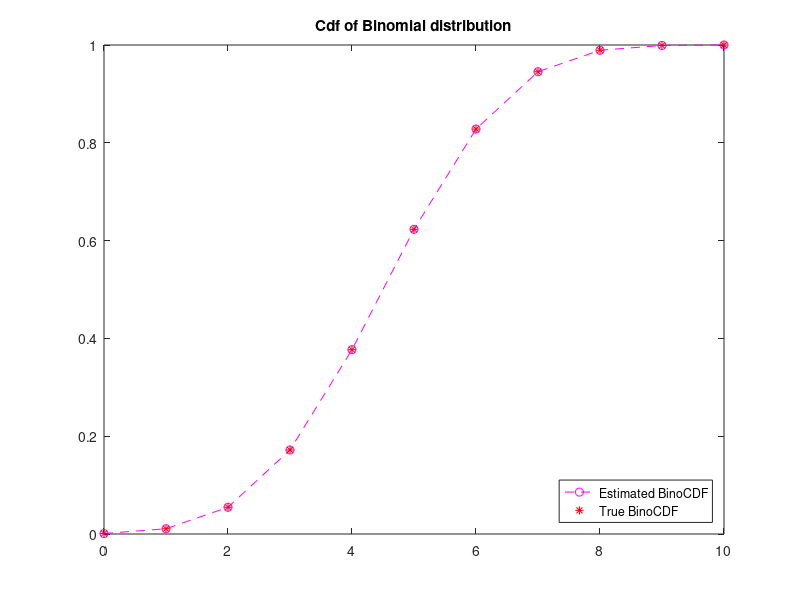

MATLAB code for this plot: (Note: this script raises an error after producing the figure.)
%AUTHOR: ISAAC ODURO
%MATH441
%PROJECT 3

%THE CODES BELOW STIMULATE THE DISCRETE AND CONTINUOUS 
%DISTRIBUTIONS USING THE discreteSampler and continuousSampler RESPECTIVELY
%DISCRETE DISTRIBUTION: BINOMIAL AND HYPERGEOMETRIC
%CONTINUOUS DISTRIBUTION: NORMAL, EXPONENTIAL AND RAYLEIGH

%You can run the this file for the results or each section for
%independ results


%%STIMULATING BINOMIAL DISTRIBUTION
%----------------------------------------------------------
rng(6)

%Definition of distribution
%-------------------------
Binomial=@(p,n,k)....
(factorial(n)/(factorial(n-k)*factorial(k)))*(p^k)...
*((1-p)^(n-k));
%-------------------------

%Computing probabilities
N=10;
E=(0:N)';
P=NaN(N,1);
s=0.5;
for k=1:N+1
    P(k)=Binomial(s,N,E(k));
end

%Computing CDF of binomial
%-------------------------
bpc=zeros(N,1);
bpc(1)=P(1);
for k=2:N+1
    bpc(k)=bpc(k-1)+P(k);
end

%--------------------------------------------------
%CDF OF BINOMIAL
%---------------
figure
plot(E,bpc,'--mo')
title('Cdf of Binomial distribution')
hold on
plot(E,binocdf(E,N,s),'r*')
legend('Estimated BinoCDF','True BinoCDF','location','southeast')
%---------------------------------------------------

%Histogram of sample
%------------------------------
sampleSize=[10 100 1000 10000];
figg=figure;
set(figg,'name','Binomial distribution' )
for k=1:4
    Bsample=discreteSampler(E,P,sampleSize(k));  %discrete sampling
    subplot(2,2,k)
    plot(0:N,P,'gs','Markersize',10)
    hold on
    
    numOfBins=N;
    [binCount,binCenters]=hist(Bsample,numOfBins);
    [rows,cols]=size(binCenters);
    binWidth=(binCenters(cols)-binCenters(cols-1));
    histArea=binWidth*sum(binCount);
    plot(binCenters,1/histArea*binCount,'*')
    hold off
    if k==2
       legend('Binomial Distribution','Sample Distr. of Binomial','Location'...
          ,'southoutside')
    end
    title(['sample size ',num2str(sampleSize(k))])
end


%% STIMULATION OF HYPERGEOMETRIC DISTRIBUTION
%-----------------------------------------------------------

%Definition of distribution
%-----------------------------
%N=1,2,3...   K=1,2,...N     n=1...N
rng(6)
hypergeometric=@(N,K,n,k)... 
( (factorial(K)/(factorial(K-k)*factorial(k)))*...
   (factorial(N-K)/(factorial(N-K-n+k)*factorial(n-k))))/...
  (factorial(N)/(factorial(N-n)*factorial(n)));


%Compute probabilities
N=50;
n=10;
K=20;
E=(0:n)';
P=NaN(n,1);
for k=1:n+1
    P(k)=hypergeometric(N,K,n,E(k));
end

%Computing CDF of Hypergeometric
Hpc=zeros(n,1);
Hpc(1)=P(1);
for k=2:n+1
    Hpc(k)=Hpc(k-1)+P(k);
end

%CDF OF HYPERGEOMETRIC
%---------------------------------------------
figure
plot(E,Hpc,'-rs','Markersize',10)
title('CDF of Hypergeometric')
hold on
plot(E,hygecdf(E,N,K,n),'go')
legend('estimated cdf hypergeometric','True Hypergeometric CDF',...
    'location','southeast')

fig=figure;
set(fig,'name','hypergeometric distribution')
sampleSize=[10 100 1000 10000];

%Histogram of sample
%-------------------
for m=1:4
    numOfBins=n;
    Hsample=discreteSampler(E,P,sampleSize(m));
    subplot(2,2,m)
    plot(E,P,'rs','Markersize',10)
    hold on
    [binCount,binCenters]=hist(Hsample,numOfBins);
    [rows,cols]=size(binCenters);
    binWidth=(binCenters(cols)-binCenters(cols-1));
    histArea=binWidth*sum(binCount);
    plot(binCenters,1/histArea*binCount,'*')
    title(['Hypergeometric: ','Sample size',num2str(sampleSize(m))])
    if m==2
      legend('Hypergeometric Distribution','Sample of hypergeometric','Location'...
          ,'southoutside')
    end
    
    hold off
    
end



%% STIMULATION OF NORMAL DISTRIBUTION
%-----------------------------------------
rng(6)

%Definition of distribution
%----------------------------
Normal=@(x,mu,sigma) (1/sqrt(2*pi*sigma.^2)).*exp(-0.5.*((x-mu)/sigma).^2);
%-----------------------------------------

mu=0;  sigma=1;
sampleSizes=[10, 100, 1000,10000];
E = linspace(-10, 10, 1000);
%-----------------------------------------------

%Histogram for sampleSizes
f=figure;
set(f,'name','Samples from the Standard Normal distribution' )
for j=1:4
    [Nsample,cdf]=continuousSampler(E,Normal,sampleSizes(j),[0 1]);
    if j==1
         numOfBins=5;
    elseif j==2
        numOfBins=20;
    elseif j==3
        numOfBins=50;
    else
        numOfBins=100;
    end
        
    subplot(2,2,j)

    plot(E,Normal(E,mu,sigma),'r--','LineWidth',3)
    hold on

    %using MATLAB'S built-in sampler
    MNsample=randn(sampleSizes(j),1);

    %PLOT OF BUILT IN SAMPLE
    %========================
    %Gets bin centers and heights
    [binCount,binCenters]=hist(MNsample,numOfBins);

    %Gets total number of bin centers
    [rows,cols]=size(binCenters);

    %Calculate the bin width
    binWidth=(binCenters(cols)-binCenters(cols-1));

    %Calculate the area histogram
    histArea=binWidth*sum(binCount);

    %plot normalized histrogram
    plot(binCenters,1/histArea*binCount,'ko')
    hold on

    %PLOT OF SAMPLE FROM CUSTOM SAMPLER
    %=================================
    %Gets bin centers and heights
    [binCount,binCenters]=hist(Nsample,numOfBins);

    %Gets total number of bin centers
    [rows,cols]=size(binCenters);

    %Calculate the bin width
    binWidth=(binCenters(cols)-binCenters(cols-1));

    %Calculate the area histogram
    histArea=binWidth*sum(binCount);

    %plot normalized histrogram
    plot(binCenters,1/histArea*binCount,'g*')
    hold off
    if j==2
    legend('Gaussian distribution','randn sample','custom sample'...
        ,'location','Southoutside')
    end
    title(['Sample Size',num2str(sampleSizes(j))])
end
%-------------------------------------------------
%CDF OF NORMAL DISTRIBUTION
Ncdf=@(x,mu,sig) 0.5.*(1+ erf((x-mu)./sig*sqrt(2)));
fig=figure;
set(fig,'name','Cumulative Distribution of Normal')
plot(E,cdf,'m-','LineWidth',2)
hold on 
plot(E,Ncdf(E,0,1),'--gs','Markersize',5)
legend('Estimated CDF','True cdf','location','Southeast')
title('Cdf of Normal Standard')
%-------------------------------------------------

%% STIMULATING EXPONENTIAL DISTRIBUTION
rng(6)
sampleSizes=[10,100,1000,10000];  a=10   ;
exponential=@(x,lambda) lambda.*exp(-lambda.*x).*(x>=0) + 0*(x<0);
E=linspace(0,a,1000);
s=0.5;
%Histogram for sampleSizes
f=figure;
set(f,'name','Samples from the Exponential distribution' )
for j=1:4
    [Esample,cdf]=continuousSampler(E,exponential,sampleSizes(j),s);
    if j==1
        numOfBins=5;
    elseif j==2
        numOfBins=20;
    elseif j==3
        numOfBins=50;
    else
        numOfBins=100;
    end
    subplot(2,2,j)
    plot(E,exponential(E,s))
    hold on

    %Gets bin centers and heights
    [binCount,binCenters]=hist(Esample,numOfBins);

    %Gets total number of bin centers
    [rows,cols]=size(binCenters);

    %Calculate the bin width
    binWidth=(binCenters(cols)-binCenters(cols-1));

    %Calculate the area histogram
    histArea=binWidth*sum(binCount);

    %plot normalized histrogram
    plot(binCenters,1/histArea*binCount,'*')
    title(['sample size=',num2str(sampleSizes(j))])
    if j==2
        legend('Exponential Distribution','Sample Distribution','location',...
            'southoutside')
    end
end

%-----------------------------------------------------------
%EXPONENTIAL CDF
%-----------------------------------------------------------
ft=@(x,s)1-exp(-s.*x);
fig=figure;
set(fig,'name','Cumulative Distribution of Exponential')
plot(E,cdf,'m-','LineWidth',2)
hold on 
plot(E,ft(E,0.5),'--gs','Markersize',5)
legend('Estimated CDF','True cdf','location','Southeast')
title(['Exponential Cdf for s= ',num2str(s)])
%------------------------------------------------------------



%% STIMULATING RAYLEIGH DISTRIBUTION
rng(6)

%function definition
rayleigh= @(x,s) ((x./s^2).*exp(-0.5.*(x/s).^2)).*(x>=0)+0.*(x<0);

sampleSizes=[10,100,1000,10000];
s=0.5;         %rayleigh parameter
a=10;
E=(linspace(0,a,1000))';
y=rayleigh(E,s);
%------------------------------------------------------------


%Histogram of sampleSizes

f1=figure;
set(f1,'name','Rayleigh distribution parmeter=0.5' )
for j=1:4
    [Rsample,cdf]=continuousSampler(E,rayleigh,sampleSizes(j),s);
    if j==1
        numOfBins=5; %number of bins
    elseif j==2
        numOfBins=20;
    elseif j==3
        numOfBins=50;
    else 
        numOfBins=100;
    end
    subplot(2,2,j)
    %Plot Rayleigh distribution
    plot(E,y,'k--')
    hold on

    %Gets bin centers and heights
    [binCount,binCenters]=hist(Rsample,numOfBins);

    %Gets total number of bin centers
    [rows,cols]=size(binCenters);

    %Calculate the bin width
    binWidth=(binCenters(cols)-binCenters(cols-1));

    %Calculate the area histogram
    histArea=binWidth*sum(binCount);

    %plot normalized histrogram
    plot(binCenters,1/histArea*binCount,'*')

    title(['Sample size = ',num2str(sampleSizes(j))])
    if j==2
       legend('Rayleigh distribution','sample distribution','location'...
           ,'southwestoutside') 
    end
end



%CUMULATIVE DISTRIBUTION:Rayleigh
%------------------------------------------------------------
trueCdf=@(x) 1-exp(-0.5.*(x/s).^2);

fig=figure;
set(fig,'name','Cumulative Distribution of Rayleigh')
plot(E,cdf,'k-','LineWidth',2)
hold on 
plot(E,trueCdf(E),'ro','LineWidth',1)
legend('Estimated CDF','True cdf','location','Southeast')
title(['Rayleigh Cdf for ',num2str(s)])



